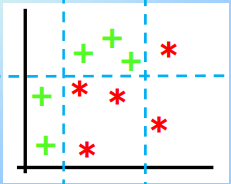
//> input picture fsiv/boosting.PNG, 231 x 184 px
$ ./assigment3 fsiv/boosting.PNG   (built with g++ and OpenCV 4)
//> lines starting //> are read from the running program, lines starting //| are printed output that depends on the picture
#include <iostream>
#include <exception>
#include <opencv2/core/core.hpp>
#include <opencv2/core/utility.hpp>
#include <opencv2/highgui/highgui.hpp>
#include <opencv2/imgproc/imgproc.hpp>

using namespace std;
using namespace cv;


cv::Mat convolve(Mat &image, Mat &kernel)
{


     Mat aux=Mat(image.rows + (kernel.rows-1), image.cols + (kernel.rows-1), CV_32FC1, 0.0);
     image.copyTo(aux(Rect((kernel.rows-1)/2,(kernel.rows-1)/2,image.cols,image.rows)));

     Mat result_mult;
     Mat result;
     image.copyTo(result);

     for(int i=0; i<image.rows; i++)
     {
         for(int j=0; j<image.cols; j++)
         {
             result_mult=kernel.mul(aux(Rect(j,i,kernel.rows,kernel.cols)));
             float suma=sum(result_mult)[0];
             result.at<float>(i,j)=suma;
         }
     }
    return result;
}


void applyKernel(cv::Mat &image, cv::Mat &image_out, cv::Mat &kernel)
{


  if(kernel.type()!=CV_32FC1)
  {
    std::cout << "Error, kernel must be CV_32FC1" << '\n';
    exit(-1);
  }
  image_out=convolve(image, kernel);

  cv::imshow("final image", image_out);
}


int main(int argc,char **argv){
try{
  if(argc!=2) {cerr<<"Usage:image"<<endl;return 0;}
  //loads the image from file
  cv:: Mat image, image_out;

   image=cv::imread(argv[1]);
//> image is the input picture: 184 rows x 231 cols, CV_8UC3; mean B, G, R 240, 240.5, 236.5
   if( image.rows==0) {cerr<<"Error reading image"<<endl;return 0;}
   //creates a window
   cvtColor(image, image, cv::COLOR_BGR2GRAY );
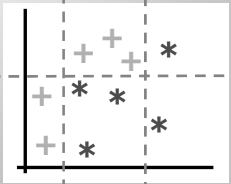
//> image: 184 rows x 231 cols, CV_8UC1; min 0, max 255, mean 239.3
   //cvtColor(image, image_out, cv::COLOR_BGR2GRAY );

   namedWindow("final image");
   namedWindow("original image");
   image.convertTo(image, CV_32FC1, 1.0/255.0);
//> image: 184 rows x 231 cols, CV_32FC1

   cv::imshow("original image", image);

   cv::Mat kernel(3,3, CV_32FC1, 1.0/9.0);

   applyKernel(image, image_out, kernel);
//> in convolve, `image.copyTo(aux(Rect((kernel.rows-1)/2,(kernel.rows-1)/2,image.cols,i..`:
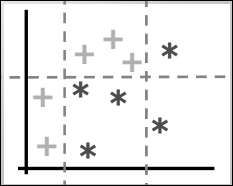
//> aux: 186 rows x 233 cols, CV_32FC1; min 0, max 1, mean 0.92
//> after the loop in convolve, `for(int i=0; i<image.rows; i++)`:
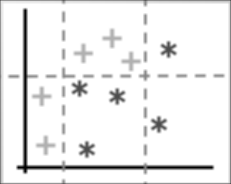
//> result: 184 rows x 231 cols, CV_32FC1; min 0, max 1, mean 0.933
//> after the loop in convolve, `for(int i=0; i<image.rows; i++)`: result_mult = [[0.0845, 0.0845, 0], [0.0845, 0.0845, 0], [0, 0, 0]]

   char c=0;
   cout<<"Press ESC to exit\n";
   while(c!=27)  //waits until ESC pressed
	  c=cv::waitKey(0);
//> the Esc key is pressed

}catch(std::exception &ex)
{
  cout<<ex.what()<<endl;
}

}

$ run again, on fsiv/dl.PNG
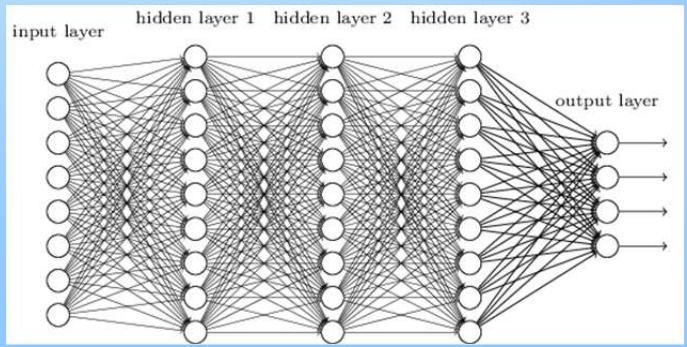
//> input picture fsiv/dl.PNG, 687 x 347 px
//> image is the input picture: 347 rows x 687 cols, CV_8UC3; mean B, G, R 213.4, 212.2, 210.4
//> in convolve, `image.copyTo(aux(Rect((kernel.rows-1)/2,(kernel.rows-1)/2,image.cols,i..`:
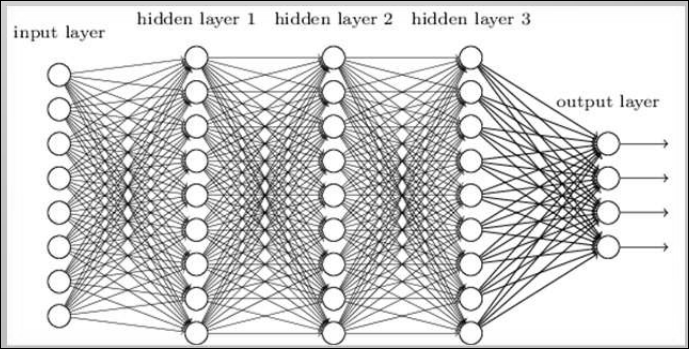
//> aux: 349 rows x 689 cols, CV_32FC1; min 0, max 1, mean 0.823
//> after the loop in convolve, `for(int i=0; i<image.rows; i++)`:
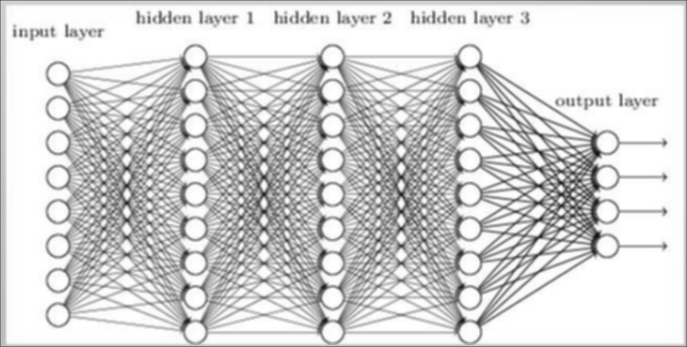
//> result: 347 rows x 687 cols, CV_32FC1; min 0.0584, max 1, mean 0.828
//> after the loop in convolve, `for(int i=0; i<image.rows; i++)`: result_mult = [[0.0824, 0.0824, 0], [0.0824, 0.0824, 0], [0, 0, 0]]
